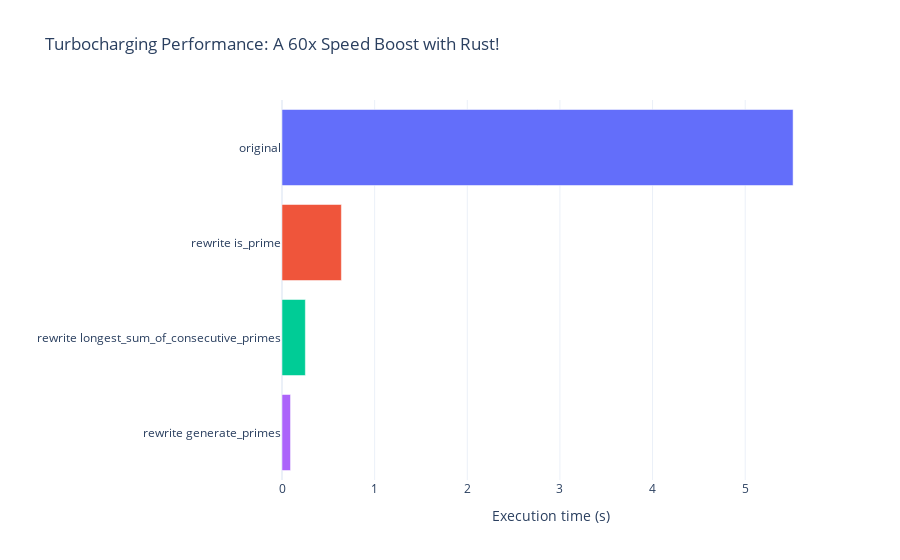

The cell this chart's notebook holds for it:
### Markdown cell above
Here is our final iteration:

```python
import cProfile
import pstats
import io

# import rustimport.import_hook
import rs_extension


def main():
    TARGET = 1_000_000
    primes = rs_extension.generate_primes(TARGET)
    max_prime, max_length = rs_extension.longest_sum_of_consecutive_primes(
        primes, TARGET
    )
    print(f"Prime: {max_prime}, Length: {max_length}")

```

### Code cell
import pandas as pd
import plotly.express as px

df = pd.DataFrame(
    {
        "step": [
            "original",
            "rewrite is_prime",
            "rewrite longest_sum_of_consecutive_primes",
            "rewrite generate_primes",
        ],
        "execution_time": [5.517, 0.641, 0.252, 0.092],
    }
)
fig = px.bar(
    df,
    x="execution_time",
    y="step",
    color="step",
    title="Turbocharging Performance: A 60x Speed Boost with Rust!",
    orientation="h",
    template="plotly_white",
)
fig.update_yaxes(title="", visible=True)
fig.update_xaxes(title="Execution time (s)")
fig.update_layout(showlegend=False)


fig.show()

### Figure 1 — Plotly figure (JSON) as saved in the notebook; plotly's stock layout.template omitted (floating-point values rounded to 4 significant figures)
{"data": [{"alignmentgroup": "True", "hovertemplate": "step=%{y}<br>execution_time=%{x}<extra></extra>", "legendgroup": "original", "marker": {"color": "#636efa", "pattern": {"shape": ""}}, "name": "original", "offsetgroup": "original", "orientation": "h", "showlegend": true, "textposition": "auto", "type": "bar", "x": [5.517], "xaxis": "x", "y": ["original"], "yaxis": "y"}, {"alignmentgroup": "True", "hovertemplate": "step=%{y}<br>execution_time=%{x}<extra></extra>", "legendgroup": "rewrite is_prime", "marker": {"color": "#EF553B", "pattern": {"shape": ""}}, "name": "rewrite is_prime", "offsetgroup": "rewrite is_prime", "orientation": "h", "showlegend": true, "textposition": "auto", "type": "bar", "x": [0.641], "xaxis": "x", "y": ["rewrite is_prime"], "yaxis": "y"}, {"alignmentgroup": "True", "hovertemplate": "step=%{y}<br>execution_time=%{x}<extra></extra>", "legendgroup": "rewrite longest_sum_of_consecutive_primes", "marker": {"color": "#00cc96", "pattern": {"shape": ""}}, "name": "rewrite longest_sum_of_consecutive_primes", "offsetgroup": "rewrite longest_sum_of_consecutive_primes", "orientation": "h", "showlegend": true, "textposition": "auto", "type": "bar", "x": [0.252], "xaxis": "x", "y": ["rewrite longest_sum_of_consecutive_primes"], "yaxis": "y"}, {"alignmentgroup": "True", "hovertemplate": "step=%{y}<br>execution_time=%{x}<extra></extra>", "legendgroup": "rewrite generate_primes", "marker": {"color": "#ab63fa", "pattern": {"shape": ""}}, "name": "rewrite generate_primes", "offsetgroup": "rewrite generate_primes", "orientation": "h", "showlegend": true, "textposition": "auto", "type": "bar", "x": [0.092], "xaxis": "x", "y": ["rewrite generate_primes"], "yaxis": "y"}], "layout": {"autosize": true, "barmode": "relative", "legend": {"title": {"text": "step"}, "tracegroupgap": 0}, "showlegend": false, "title": {"text": "Turbocharging Performance: A 60x Speed Boost with Rust!"}, "xaxis": {"anchor": "y", "autorange": true, "domain": [0, 1], "range": [0, 5.807], "title": {"text": "Execution time (s)"}, "type": "linear"}, "yaxis": {"anchor": "x", "autorange": true, "categoryarray": ["rewrite generate_primes", "rewrite longest_sum_of_consecutive_primes", "rewrite is_prime", "original"], "categoryorder": "array", "domain": [0, 1], "range": [-0.5, 3.5], "title": {"text": ""}, "type": "category", "visible": true}}}
